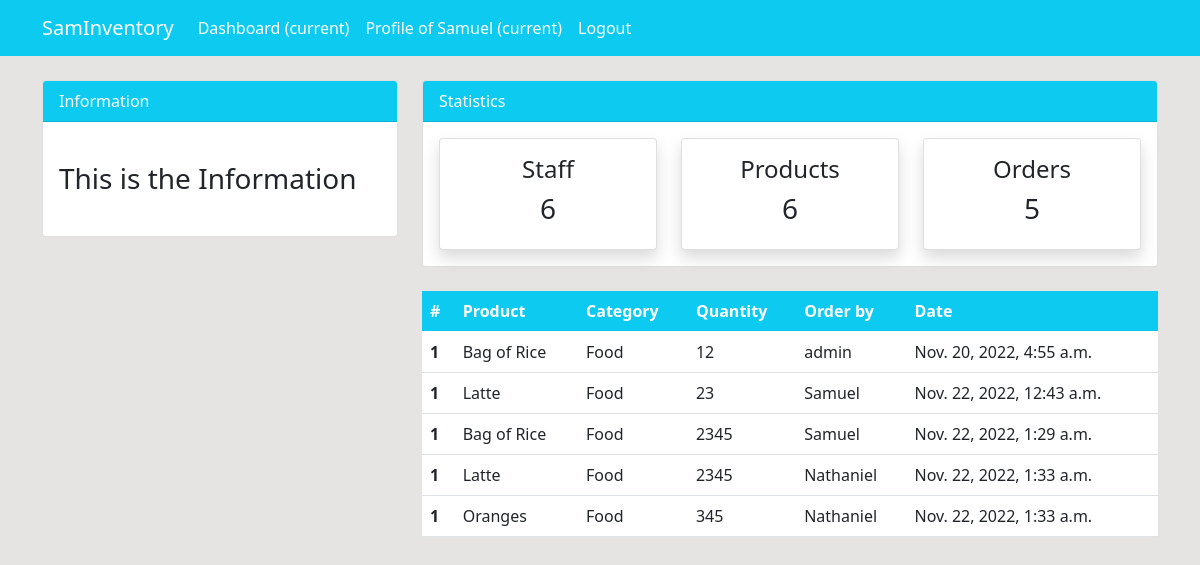
The page /order/ (signed in) on the database as committed earlier.
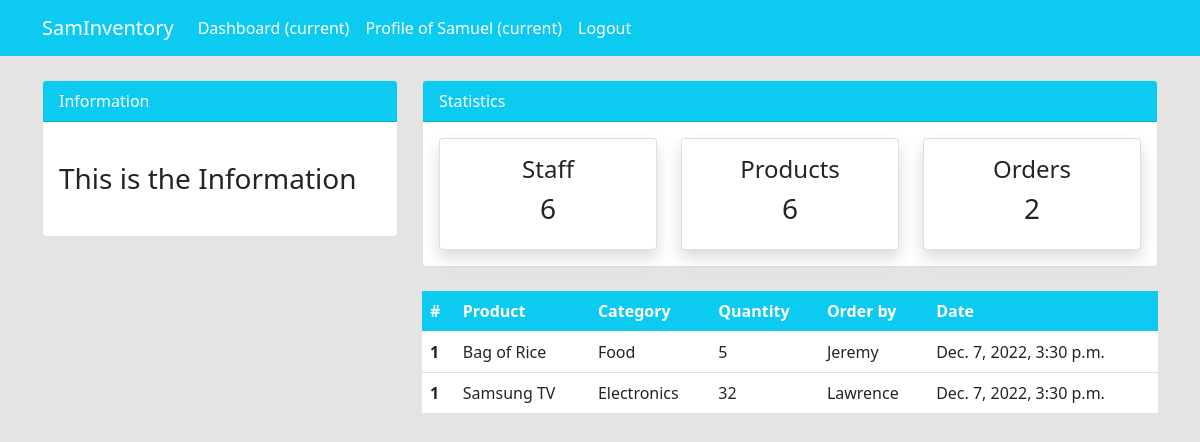
The same page on the database as committed later.
### dashboard/models.py (models this page shows, shortened)
class Order(models.Model):
    product = models.ForeignKey(Product, on_delete=models.CASCADE, null=True)
    staff = models.ForeignKey(User, on_delete=models.CASCADE, null=True)
    order_quantity = models.PositiveIntegerField(null=True)
    date = models.DateTimeField(auto_now_add=True)

class Product(models.Model):
    name = models.CharField(max_length=100, null=True)
    category = models.CharField(max_length=20, choices=CATEGORY, null=True)
    quantity = models.PositiveIntegerField(null=True)
    def __str__(self):
        return self.name

### dashboard/views.py (the view)
# urls.py: path('order/', views.order, name="dashboard-order"),
@login_required(login_url='user-login')
def order(request):
    orders = Order.objects.all()
    orders_count = orders.count()
    workers_count = User.objects.all().count()
    product_count = Product.objects.all().count()
    context = {
        'orders':orders,
        'workers_count': workers_count,
        'orders_count': orders_count,
        'product_count': product_count
    }
    return render(request, "dashboard/order.html", context)

### templates/dashboard/order.html (shortened to what this page needs)
{% extends "partials/base.html" %}
{% block content %}
{% include 'partials/topnav.html' %}
<div class="container">
    <div class="row my-4">
        <div class="col-md-4">
        </div>
        <div class="col-md-8">
            <table class="table bg-white">
                <thead class="bg-info">
                    <tr class="text-white">
                        <th scope="col">#</th>
                        <th scope="col">Product</th>
                        <th scope="col">Category</th>
                        <th scope="col">Quantity</th>
                        <th scope="col">Order by</th>
                        <th scope="col">Date</th>
                    </tr>
                </thead>
                <tbody>
                    {% for order in orders %}
                    <tr>
                        <th scope="row">1</th>
                        <td>{{order.product}}</td>
                        <td>{{order.product.category}}</td>
                        <td>{{order.order_quantity}}</td>
                        <td>
                            {{order.staff.username}}
                        </td>
                        <td>
                            {{order.date}}
                        </td>
                    {% endfor %}
                    </tr>
                </tbody>
            </table>
        </div>
    </div>
</div>
{% endblock content %}

### templates/partials/base.html (shortened to what this page needs)
{% load static %}
<!doctype html>
<html lang="en">
    <head>
        <link href="https://cdn.jsdelivr.net/npm/bootstrap@5.0.2/dist/css/bootstrap.min.css" rel="stylesheet"
>
        <link rel="stylesheet" href="{% static 'assets/css/style.css'%}">
    </head>
    <body>
        {% include 'partials/nav.html' %}
        {% block content %}
        {% endblock content %}
    </body>
</html>

### templates/partials/nav.html (shortened to what this page needs)
<nav class="navbar navbar-expand-lg navbar-info bg-info">
    {% if user.is_authenticated %}
    <div class="container">
        <a class="navbar-brand text-white" href="{% url 'dashboard-index' %}">SamInventory</a>
        <div class="collapse navbar-collapse" id="navbarSupportedContent">
            <ul class="navbar-nav mr-auto">
                <li class="nav-item active">
                    <a class="nav-link text-white" href="{% url 'dashboard-index' %}">Dashboard <span
                            class="sr-only">(current)</span></a>
                </li>
            </ul>
            <ul class="navbar-nav ml-auto">
                <li class="nav-item active">
                    <a class="nav-link text-white" href="{% url 'user-profile' %}">Profile of {{user.username}} <span
                            class="sr-only">(current)</span></a>
                </li>
                <li class="nav-item">
                    <a class="nav-link text-white" href="{% url 'user-logout' %}">Logout</a>
                </li>
            </ul>
            {% endif %}
        </div>
    </div>
</nav>

### templates/partials/topnav.html (shortened to what this page needs)
<div class="container">
    <div class="row mt-4">
        <div class="col-md-4">
            <div class="card">
                <div class="card-header bg-info text-white">
                    Information
                </div>
                <div class="card-body">
                    <marquee behavior="" direction="">
                        <h3 class="my-4">This is the Information</h3>
                    </marquee>
                </div>
            </div>
        </div>
        <div class="col-md-8">
            <div class="card">
                <div class="card-header bg-info text-white">
                    Statistics
                </div>
                <div class="card-body">
                    <div class="row">
                        <div class="col-md-4">
                            <a class="text-decoration-none text-dark" href="{% url 'dashboard-staff' %}">
                                <div class="card my-card shadow text-center p-3">
                                    <h4>Staff </h4>
                                    <h3>{{workers_count}}</h3>
                                </div>
                            </a>
                        </div>
                        <div class="col-md-4">
                            <a class="text-decoration-none text-dark" href="{% url 'dashboard-product' %}">
                                <div class="card my-card shadow text-center p-3">
                                    <h4> Products</h4>
                                    <h3>{{product_count}}</h3>
                                </div>
                            </a>
                        </div>
                        <div class="col-md-4">
                            <a class="text-decoration-none text-dark" href="{% url 'dashboard-order' %}">
                                <div class="card my-card shadow text-center p-3">
                                    <h4>Orders </h4>
                                    <h3>{{orders_count}}</h3>
                                </div>
                            </a>
                        </div>
                    </div>
                </div>
            </div>
        </div>
    </div>
</div>

### static/assets/css/style.css (style rules this page uses)
body { background: rgb(230, 227, 227); }

Rows that differ between the two databases and show on the page:
removed Order: product "Bag of Rice", product.category "Food", order_quantity "12", staff.username "admin", date "Nov. 20, 2022, 4:55 a.m."
removed Order: product "Latte", product.category "Food", order_quantity "23", staff.username "Samuel", date "Nov. 22, 2022, 12:43 a.m."
removed Order: product "Bag of Rice", product.category "Food", order_quantity "2345", staff.username "Samuel", date "Nov. 22, 2022, 1:29 a.m."
removed Order: product "Latte", product.category "Food", order_quantity "2345", staff.username "Nathaniel", date "Nov. 22, 2022, 1:33 a.m."
removed Order: product "Oranges", product.category "Food", order_quantity "345", staff.username "Nathaniel", date "Nov. 22, 2022, 1:33 a.m."
added Order: product "Bag of Rice", product.category "Food", order_quantity "5", staff.username "Jeremy", date "Dec. 7, 2022, 3:30 p.m."
added Order: product "Samsung TV", product.category "Electronics", order_quantity "32", staff.username "Lawrence", date "Dec. 7, 2022, 3:30 p.m."
Other text that changed with them:
{{ orders_count }}: "5" → "2"
